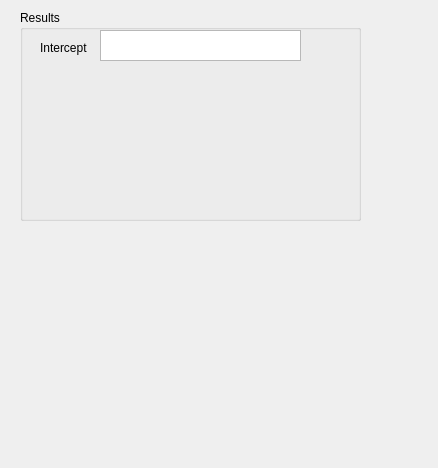
<?xml version="1.0" encoding="UTF-8"?>
<ui version="4.0">
 <class>Dialog</class>
 <widget class="QDialog" name="Dialog">
  <property name="geometry">
   <rect>
    <x>0</x>
    <y>0</y>
    <width>438</width>
    <height>468</height>
   </rect>
  </property>
  <property name="windowTitle">
   <string>Dialog</string>
  </property>
  <widget class="QGroupBox" name="ResultsGroup">
   <property name="geometry">
    <rect>
     <x>20</x>
     <y>10</y>
     <width>341</width>
     <height>211</height>
    </rect>
   </property>
   <property name="title">
    <string>Results</string>
   </property>
   <widget class="QLabel" name="InterceptLabel">
    <property name="geometry">
     <rect>
      <x>20</x>
      <y>30</y>
      <width>56</width>
      <height>16</height>
     </rect>
    </property>
    <property name="text">
     <string>Intercept</string>
    </property>
   </widget>
   <widget class="QTextEdit" name="InterceptResult">
    <property name="geometry">
     <rect>
      <x>80</x>
      <y>20</y>
      <width>201</width>
      <height>31</height>
     </rect>
    </property>
   </widget>
  </widget>
 </widget>
 <resources/>
 <connections/>
</ui>
